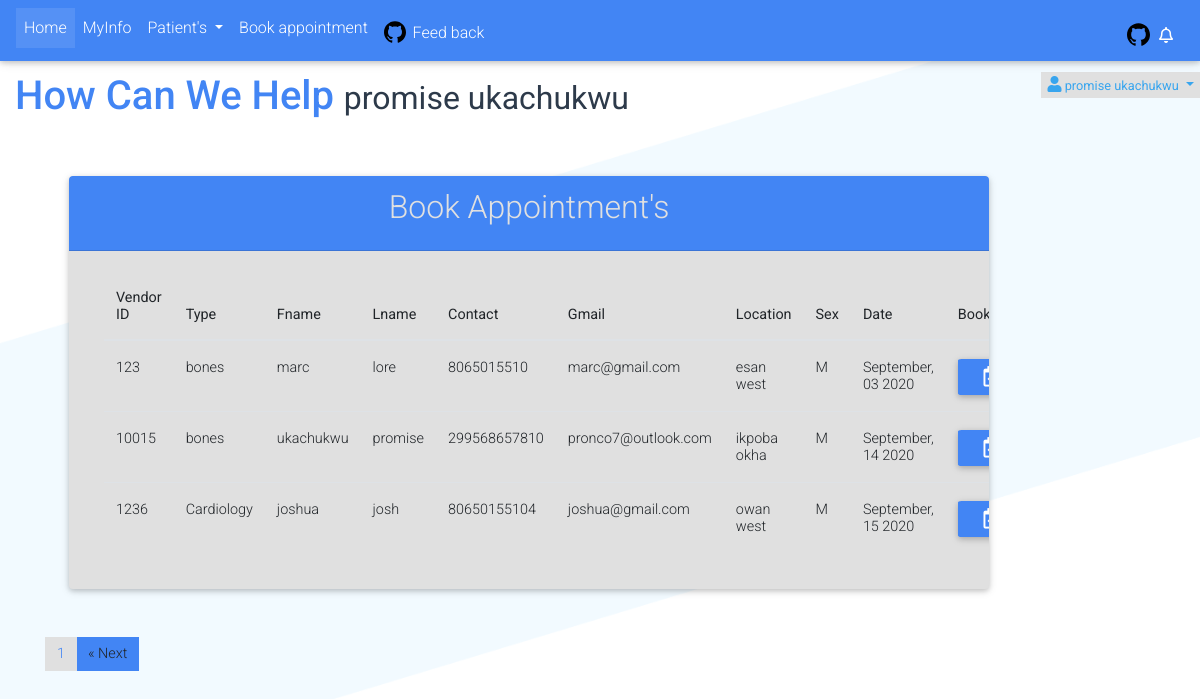
Screenshot of /user/appointmentbook.php (signed in) with the database file from the repository.
### tables this page shows
CREATE TABLE `vendor` (
  `vendor_id` int(11) NOT NULL,
  `vendor_id2` int(11) DEFAULT NULL,
  `type` varchar(50) NOT NULL,
  `fname` varchar(30) NOT NULL,
  `lname` varchar(30) NOT NULL,
  `contact` varchar(30) NOT NULL,
  `sex` char(3) NOT NULL,
  `email` varchar(50) NOT NULL,
  `password` varchar(30) NOT NULL,
  `location` text NOT NULL,
  `vendor_roll` varchar(50) NOT NULL,
  `created_at` text DEFAULT NULL,
  `updated_at` timestamp NULL DEFAULT NULL
);

### user/appointmentbook.php (the view, shortened to what this page needs)
<?php require 'inc/user_header.php' ?>
<header>
<?php require 'inc/user_navigation.php' ?>
</header>
<?php include 'inc/welcomepage.php'; ?>
<main>
    <div class="container-fluid">
        <div class="col-lg-12 col-sm-lg">
        <div class="col-lg-10 col-sm-12 mx-4">
<div class="card bg-light my-5">
<div class="card-header text-center text-light bg-primary">
<h2 class="card-title">Book Appointment's</h2>
</div>
<div class="card-body form-body">
<div class="col-lg-12 col-sm-12  text-light">
<table class="table table-responsive-sm table-responsive-md table-responsive-xl">
<thead>
<th>Vendor ID</th>
<th>Type</th>
<th>Fname</th>
<th>Lname</th>
<th>Contact</th>
<th>Gmail</th>
<th>Location</th>
<th>Sex</th>
<th>Date</th>
<th>BookAppointment</th>
</thead>
<tbody>
<?php
if(isset($_GET['page'])){
    $page = $_GET['page'];
}else{
    $page = 1;
}
$num_per_page = 3;
$start_from = ($page -1) * 3;
$query = "SELECT * FROM vendor LIMIT $start_from, $num_per_page";
$patient_result = mysqli_query($conn, $query);
while($row = mysqli_fetch_assoc($patient_result)){
$vendor_id2 = $row['vendor_id2'];
$type = $row['type'];
$fname = $row['fname'];
$lname = $row['lname'];
$contact = $row['contact'];
$email = $row['email'];
$loc = $row['location'];
$sex = $row['sex'];
$created_at = $row['created_at'];
echo '<tr>';
echo '<td>'.$vendor_id2.'</td>';
echo '<td>'.$type.'</td>';
echo '<td>'.$fname.'</td>';
echo '<td>'.$lname.'</td>';
echo '<td>'.$contact.'</td>';
echo '<td>'.$email.'</td>';
echo '<td>'.$loc.'</td>';
echo '<td>'.$sex.'</td>';
echo '<td>'.$created_at.'</td>';
echo  "<td><a  class='btn btn-primary btn-sm book' style='border-radius: 5%;' href='bookappointment.php?id={$vendor_id2}'> <i class='far fa-calendar-check fa-2x'></i></a></td>";
echo '</tr>';
}
?>
</tbody>
</table>
</div>
</div>
</div>
</div>
                </div>
                <?php
                            $statement = "SELECT * FROM vendor";
                            $total_result = $conn->query($statement);
                            $total_faq = mysqli_num_rows($total_result);
                            $total_faq_page = ceil($total_faq / $num_per_page);
                            ?>
                                <div class="col-lg-12">
                                <div class="container">
                        <nav aria-label="...">
                <ul class="pagination my-3">
                    <?php
                    for ($i=1; $i < $total_faq_page ; $i++) {
                    echo "<li class='page-item  bg-light'><a class='page-link light text-primary' href='appointmentbook.php?page=".$i."'>$i</a></li>";
                    }
                if($i > $page){
                    echo "<li class='page-item bg-primary'><a class='page-link ' href='appointmentbook.php?page=".($page + 1)."'>
                    <span aria-hidden='true'>&laquo;</span>
                    Next
                    </a>
                    </li>";
                    }
                    ?>
                </ul>
                </nav>
                                </div>
                                </div>
            </div>
</main>
<?php require 'inc/user_footer.php' ?>

### admin/css/nomalise.css (style rules this page uses)
body, html { height:100%; }
.card { overflow:hidden; }

### user/css/sample.css (style rules this page uses)
body, html { padding: 0; margin: 0; }
body { height: 100%; color: #2D3A4A; background-image: url(../img/bg.png); background-repeat: no-repeat; background-position: 50% 100%; background-size: 100% auto; }
body * { box-sizing: border-box; }
a { color: #38A5EE; }

### rows the page displays
vendor: vendor_id2 "123", type "bones", fname "marc", lname "lore", contact "8065015510", email "marc@gmail.com", location "esan west", sex "M", created_at "September, 03 2020"
vendor: vendor_id2 "10015", type "bones", fname "ukachukwu", lname "promise", contact "299568657810", email "pronco7@outlook.com", location "ikpoba okha", sex "M", created_at "September, 14 2020"
vendor: vendor_id2 "1236", type "Cardiology", fname "joshua", lname "josh", contact "80650155104", email "joshua@gmail.com", location "owan west", sex "M", created_at "September, 15 2020"

### other values shown
$_SESSION['fname'] "promise"
$_SESSION['lname'] "ukachukwu"
